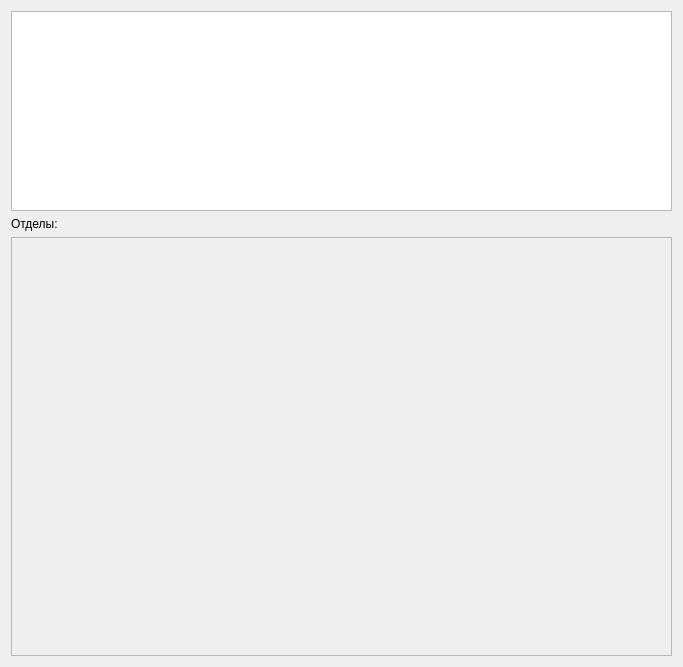
<?xml version="1.0" encoding="UTF-8"?>
<ui version="4.0">
 <class>ShopReport</class>
 <widget class="QWidget" name="ShopReport">
  <property name="geometry">
   <rect>
    <x>0</x>
    <y>0</y>
    <width>683</width>
    <height>667</height>
   </rect>
  </property>
  <property name="windowTitle">
   <string>Form</string>
  </property>
  <layout class="QGridLayout" name="gridLayout">
   <item row="0" column="0">
    <widget class="QTextBrowser" name="textBrowser">
     <property name="maximumSize">
      <size>
       <width>16777215</width>
       <height>200</height>
      </size>
     </property>
    </widget>
   </item>
   <item row="2" column="0">
    <widget class="QScrollArea" name="scrollArea">
     <property name="widgetResizable">
      <bool>true</bool>
     </property>
     <widget class="QWidget" name="scrollAreaWidgetContents">
      <property name="geometry">
       <rect>
        <x>0</x>
        <y>0</y>
        <width>657</width>
        <height>402</height>
       </rect>
      </property>
     </widget>
    </widget>
   </item>
   <item row="1" column="0">
    <widget class="QLabel" name="label">
     <property name="text">
      <string>Отделы:</string>
     </property>
    </widget>
   </item>
  </layout>
 </widget>
 <resources/>
 <connections/>
</ui>
